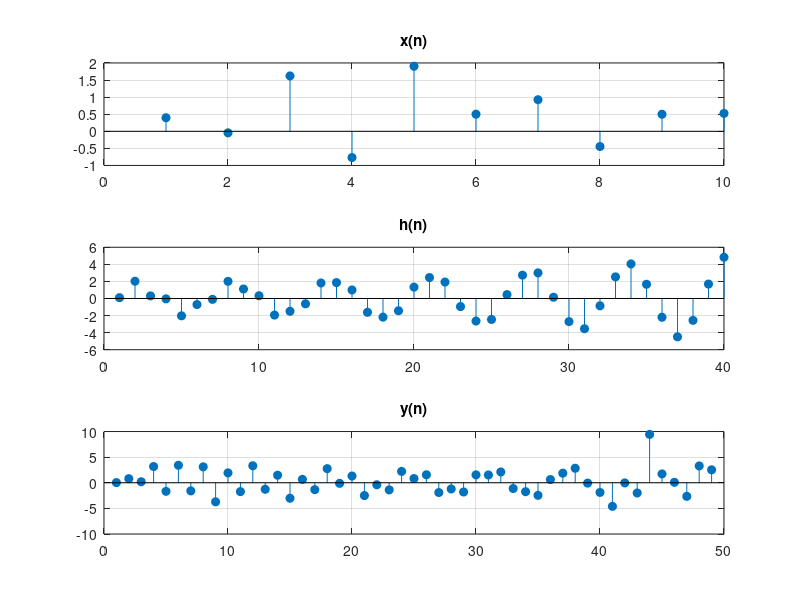

The MATLAB source for this figure:
%De 2-Tran Trong Tan-18DYSA1-1811730026
N = 40;
num = [0.1 2 -0.1];
den = [1 -0.2 0 1];
h = impz(num,den,N);
x = randn(1,10);
y = conv(x,h);
subplot(311),stem(x,'filled');grid on;title('x(n)');
subplot(312),stem(h,'filled');grid on;title('h(n)');
subplot(313),stem(y,'filled');grid on;title('y(n)');